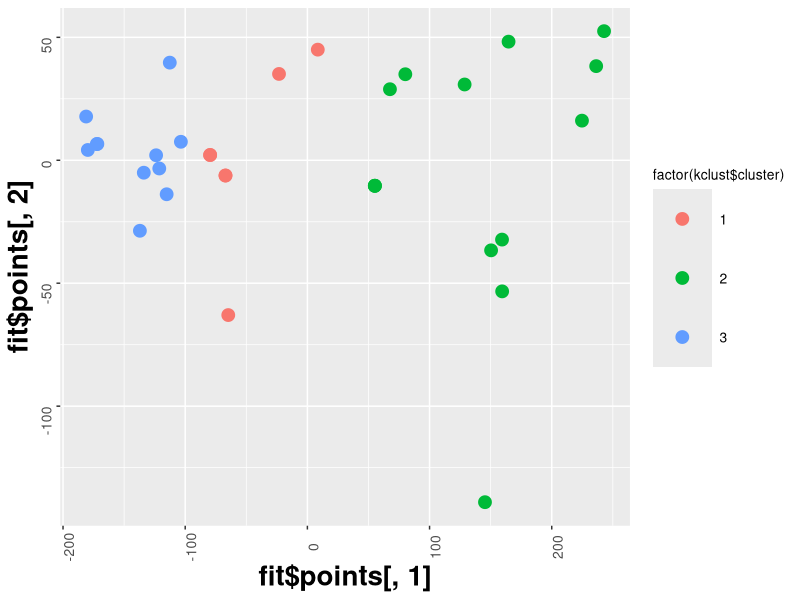

The R script that drew this image:
#kmeans : PCA like technique

#https://www.biostars.org/p/15669/

library(fpc)
library(ggplot2)
data=mtcars
kclust=kmeans(data,centers=3)
kclust$cluster <- as.factor(kclust$cluster)
kclust
d=dist(data, method = "euclidean") 
fit=cmdscale(d,eig=TRUE, k=2) # k is the number of dim
fit

p = ggplot(data.frame(data), aes(fit$points[,1], fit$points[,2], color =  factor(kclust$cluster))) 
p <- p + theme(axis.title.y = element_text(size = rel(1), angle = 90))
p <- p + theme(axis.title.x = element_text(size = rel(1), angle = 00))
p= p + theme(axis.text=element_text(size=10,angle=90),axis.title=element_text(size=20,face="bold")) + geom_point(size=4)
p= p + theme(legend.text = element_text(size = 10, colour = "black"))
p= p + theme(legend.title = element_text(size = 10, colour = "black"))
p= p  + theme(legend.key.size = unit(1.5, "cm"))
p


#-----
